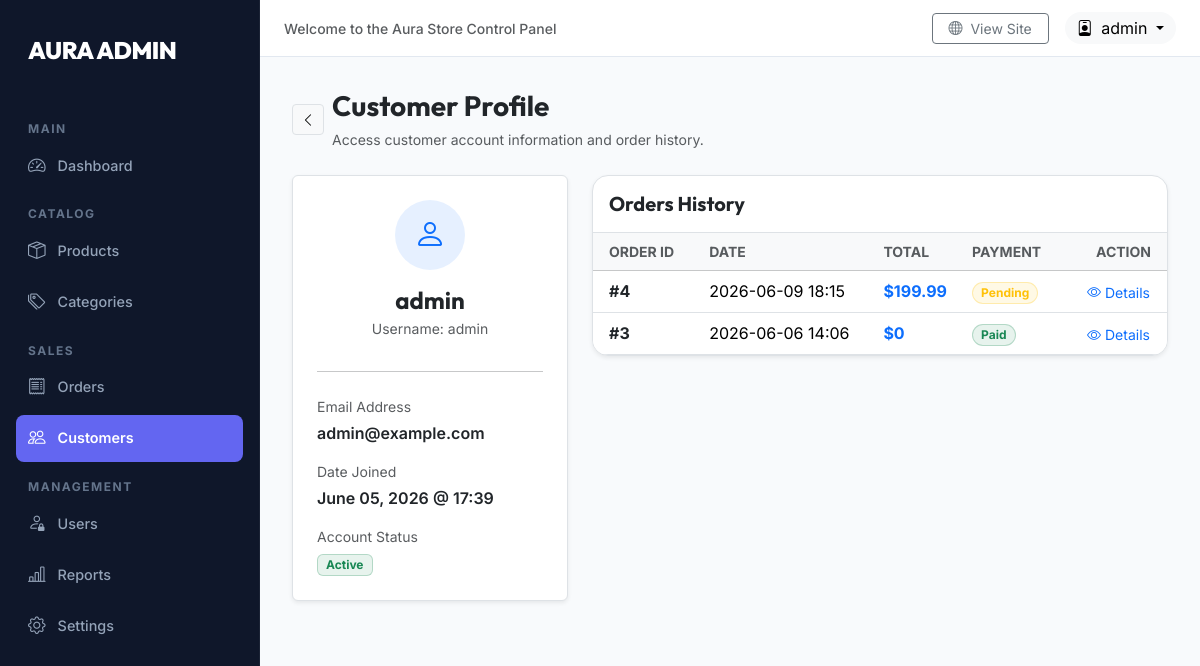
Page /dashboard/customers/2/ (signed in) on the committed database.
### orders/models.py (models this page shows, shortened)
class Order(models.Model):
    user = models.ForeignKey(
        settings.AUTH_USER_MODEL,
        on_delete=models.SET_NULL,
        related_name='orders',
        null=True,
        blank=True
    )
    first_name = models.CharField(max_length=50)
    last_name = models.CharField(max_length=50)
    email = models.EmailField()
    address = models.CharField(max_length=250)
    postal_code = models.CharField(max_length=20)
    city = models.CharField(max_length=100)
    created = models.DateTimeField(auto_now_add=True)
    updated = models.DateTimeField(auto_now=True)
    paid = models.BooleanField(default=False)
    status = models.CharField(
        max_length=20,
        choices=[
            ('Processing', 'Processing'),
            ('Shipped', 'Shipped'),
            ('Delivered', 'Delivered'),
            ('Cancelled', 'Cancelled'),
        ],
        default='Processing'
    )
    tracking_number = models.CharField(max_length=100, blank=True, default='')
    class Meta:
        ordering = ['-created']
        indexes = [
            models.Index(fields=['-created']),
        ]
    def get_total_cost(self):
        return sum(item.get_cost() for item in self.items.all())

class OrderItem(models.Model):
    order = models.ForeignKey(
        Order,
        related_name='items',
        on_delete=models.CASCADE
    )
    product = models.ForeignKey(
        Product,
        related_name='order_items',
        on_delete=models.CASCADE
    )
    price = models.DecimalField(max_digits=10, decimal_places=2)
    quantity = models.PositiveIntegerField(default=1)
    def get_cost(self):
        return self.price * self.quantity

### dashboard/views.py (the view)
# urls.py: path('customers/<int:customer_id>/', views.customer_details_view, name='customer_details'),
@staff_member_required(login_url='users:admin_login')
def customer_details_view(request, customer_id):
    customer = get_object_or_404(User, id=customer_id)
    orders = Order.objects.filter(user=customer)
    return render(request, 'dashboard/customer_details.html', {
        'customer': customer,
        'orders': orders,
        'active_menu': 'customers'
    })

### cart/context_processors.py (called while the page is built)
def cart(request):
    return {'cart': Cart(request)}

### templates/dashboard/customer_details.html (shortened to what this page needs)
{% extends 'dashboard/base.html' %}
{% load static %}
{% block content %}
<div class="d-flex align-items-center gap-2 mb-4">
    <a href="{% url 'dashboard:customers' %}" class="btn btn-sm btn-light border"><i class="bi bi-chevron-left"></i></a>
    <div>
        <h1 class="h3 mb-1 fw-bold text-dark" style="font-family: 'Outfit', sans-serif;">Customer Profile</h1>
        <span class="text-muted small">Access customer account information and order history.</span>
    </div>
</div>
<div class="row g-4">
    <div class="col-lg-4">
        <div class="card p-4 border shadow-sm bg-white text-center">
            <div class="d-inline-flex align-items-center justify-content-center bg-primary bg-opacity-10 text-primary rounded-circle mb-3 mx-auto" style="width: 70px; height: 70px;">
                <i class="bi bi-person fs-2"></i>
            </div>
            <h4 class="fw-bold mb-1" style="font-family: 'Outfit', sans-serif;">
                {% if customer.first_name or customer.last_name %}
                    {{ customer.first_name }} {{ customer.last_name }}
                {% else %}
                    {{ customer.username }}
                {% endif %}
            </h4>
            <p class="text-muted small mb-3">Username: {{ customer.username }}</p>
            <hr>
            <div class="text-start mt-2">
                <div class="mb-3">
                    <span class="text-muted small d-block mb-1">Email Address</span>
                    <span class="fw-semibold text-dark">{{ customer.email|default:"No email registered" }}</span>
                </div>
                <div class="mb-3">
                    <span class="text-muted small d-block mb-1">Date Joined</span>
                    <span class="fw-semibold text-dark">{{ customer.date_joined|date:"F d, Y @ H:i" }}</span>
                </div>
                <div class="mb-0">
                    <span class="text-muted small d-block mb-1">Account Status</span>
                    {% if customer.is_active %}
                        <span class="badge bg-success bg-opacity-10 text-success border border-success border-opacity-25 px-2 py-1 small rounded">Active</span>
                    {% else %}
                        <span class="badge bg-secondary bg-opacity-10 text-secondary border border-secondary border-opacity-25 px-2 py-1 small rounded">Inactive</span>
                    {% endif %}
                </div>
            </div>
        </div>
    </div>
    <div class="col-lg-8">
        <div class="table-card border shadow-sm bg-white">
            <div class="p-3 border-bottom">
                <h5 class="fw-bold text-dark m-0" style="font-family: 'Outfit', sans-serif;">Orders History</h5>
            </div>
            <div class="table-responsive">
                <table class="table table-hover align-middle mb-0">
                    <thead>
                        <tr class="table-light">
                            <th scope="col" class="text-muted text-uppercase small px-3">Order ID</th>
                            <th scope="col" class="text-muted text-uppercase small">Date</th>
                            <th scope="col" class="text-muted text-uppercase small">Total</th>
                            <th scope="col" class="text-muted text-uppercase small">Payment</th>
                            <th scope="col" class="text-muted text-uppercase small text-end px-3">Action</th>
                        </tr>
                    </thead>
                    <tbody>
                        {% for order in orders %}
                        <tr>
                            <td class="px-3 fw-bold text-dark">#{{ order.id }}</td>
                            <td>{{ order.created|date:"Y-m-d H:i" }}</td>
                            <td class="fw-bold text-primary">${{ order.get_total_cost }}</td>
                            <td>
                                {% if order.paid %}
                                    <span class="badge bg-success bg-opacity-10 text-success border border-success border-opacity-25 px-2 py-1 small rounded-pill">Paid</span>
                                {% else %}
                                    <span class="badge bg-warning bg-opacity-10 text-warning border border-warning border-opacity-25 px-2 py-1 small rounded-pill">Pending</span>
                                {% endif %}
                            </td>
                            <td class="text-end px-3">
                                <a href="{% url 'dashboard:order_details' order.id %}" class="btn btn-sm btn-link text-primary text-decoration-none p-0"><i class="bi bi-eye me-1"></i>Details</a>
                            </td>
                        </tr>
                        {% empty %}
                        <tr>
                            <td colspan="5" class="text-center py-4 text-muted">No orders found for this customer.</td>
                        </tr>
                        {% endfor %}
                    </tbody>
                </table>
            </div>
        </div>
    </div>
</div>
{% endblock %}

### templates/dashboard/base.html (shortened to what this page needs)
<!DOCTYPE html>
<html lang="en">
<head>
    <link href="https://cdn.jsdelivr.net/npm/bootstrap@5.3.3/dist/css/bootstrap.min.css" rel="stylesheet">
    <link href="https://cdn.jsdelivr.net/npm/bootstrap-icons@1.11.3/font/bootstrap-icons.min.css" rel="stylesheet">
</head>
<body>
    <div class="sidebar" id="sidebarMenu">
        <a href="{% url 'dashboard:index' %}" class="sidebar-brand brand-title">AURA ADMIN</a>
        <div class="sidebar-menu-title">Main</div>
        <a href="{% url 'dashboard:index' %}" class="sidebar-link {% if active_menu == 'dashboard' %}active{% endif %}">
            <i class="bi bi-speedometer2"></i> Dashboard
        </a>
        <div class="sidebar-menu-title">Catalog</div>
        <a href="{% url 'dashboard:products' %}" class="sidebar-link {% if active_menu == 'products' %}active{% endif %}">
            <i class="bi bi-box-seam"></i> Products
        </a>
        <a href="{% url 'dashboard:categories' %}" class="sidebar-link {% if active_menu == 'categories' %}active{% endif %}">
            <i class="bi bi-tags"></i> Categories
        </a>
        <div class="sidebar-menu-title">Sales</div>
        <a href="{% url 'dashboard:orders' %}" class="sidebar-link {% if active_menu == 'orders' %}active{% endif %}">
            <i class="bi bi-receipt"></i> Orders
        </a>
        <a href="{% url 'dashboard:customers' %}" class="sidebar-link {% if active_menu == 'customers' %}active{% endif %}">
            <i class="bi bi-people"></i> Customers
        </a>
        <div class="sidebar-menu-title">Management</div>
        <a href="{% url 'dashboard:users' %}" class="sidebar-link {% if active_menu == 'users' %}active{% endif %}">
            <i class="bi bi-person-lock"></i> Users
        </a>
        <a href="{% url 'dashboard:reports' %}" class="sidebar-link {% if active_menu == 'reports' %}active{% endif %}">
            <i class="bi bi-bar-chart-line"></i> Reports
        </a>
        <a href="{% url 'dashboard:settings' %}" class="sidebar-link {% if active_menu == 'settings' %}active{% endif %}">
            <i class="bi bi-gear"></i> Settings
        </a>
    </div>
    <div class="main-wrapper" id="mainWrapper">
        <nav class="top-navbar d-flex align-items-center justify-content-between">
            <div class="d-flex align-items-center">
                <div class="d-none d-md-block">
                    <span class="text-muted small fw-medium">Welcome to the Aura Store Control Panel</span>
                </div>
            </div>
            <div class="d-flex align-items-center gap-3">
                <a href="/" class="btn btn-sm btn-outline-secondary px-3" target="_blank">
                    <i class="bi bi-globe me-1"></i> View Site
                </a>
                <div class="dropdown">
                    <button class="btn btn-light border-0 dropdown-toggle py-1 px-2.5 rounded-pill" type="button" id="adminDropdown" data-bs-toggle="dropdown" aria-expanded="false">
                        <i class="bi bi-person-badge me-1"></i> {{ user.username }}
                    </button>
                </div>
            </div>
        </nav>
        <div class="content-body">
            {% block content %}
            {% endblock %}
        </div>
    </div>
</body>
</html>

### templates/dashboard/base.html (style rules this page uses)
body { font-family: 'Inter', sans-serif; background-color: #f8fafc; color: #334155; overflow-x: hidden; }
h1, h2, h3, h4, h5, h6, .brand-title { font-family: 'Outfit', sans-serif; font-weight: 600; }
.sidebar { position: fixed; top: 0; bottom: 0; left: 0; z-index: 100; width: 260px; padding: 1.5rem 1rem; background-color: #0f172a; border-right: 1px solid rgba(255, 255, 255, 0.05); transition: all 0.3s ease; }
.sidebar-brand { font-weight: 850; font-size: 1.5rem; letter-spacing: -0.5px; color: #ffffff; margin-bottom: 2rem; padding: 0.5rem 0.75rem; display: block; text-decoration: none; }
.sidebar-menu-title { font-size: 0.75rem; font-weight: 700; text-transform: uppercase; letter-spacing: 1.5px; color: #64748b; padding: 0.75rem 0.75rem 0.25rem; }
.sidebar-link { display: flex; align-items: center; padding: 0.65rem 0.75rem; color: #94a3b8; font-weight: 500; font-size: 0.9rem; border-radius: 8px; text-decoration: none; transition: all 0.2s ease; margin-bottom: 0.25rem; }
.sidebar-link.active { background-color: #6366f1; color: #ffffff; font-weight: 600; }
.sidebar-link i { font-size: 1.1rem; margin-right: 0.75rem; }
.main-wrapper { margin-left: 260px; min-height: 100vh; display: flex; flex-direction: column; transition: all 0.3s ease; }
.top-navbar { background-color: rgba(255, 255, 255, 0.95); backdrop-filter: blur(8px); border-bottom: 1px solid #e2e8f0; padding: 0.75rem 1.5rem; position: sticky; top: 0; z-index: 90; }
.content-body { padding: 2rem; flex-grow: 1; }
.table-card { background: white; border: 1px solid #e2e8f0; border-radius: 16px; box-shadow: 0 4px 6px -1px rgba(0, 0, 0, 0.02), 0 10px 15px -3px rgba(0, 0, 0, 0.03); overflow: hidden; }

### rows in the picture
Order: id "4", created "2026-06-09 18:15", get_total_cost "199.99", paid "Pending"
Order: id "3", created "2026-06-06 14:06", get_total_cost "0", paid "Paid"

### other values in the picture
{{ user.username }} "admin"
{{ customer.username }} "admin"
{{ customer.email|default:"No email registered" }} "admin@example.com"
{{ customer.date_joined|date:"F d, Y @ H:i" }} "June 05, 2026 @ 17:39"
